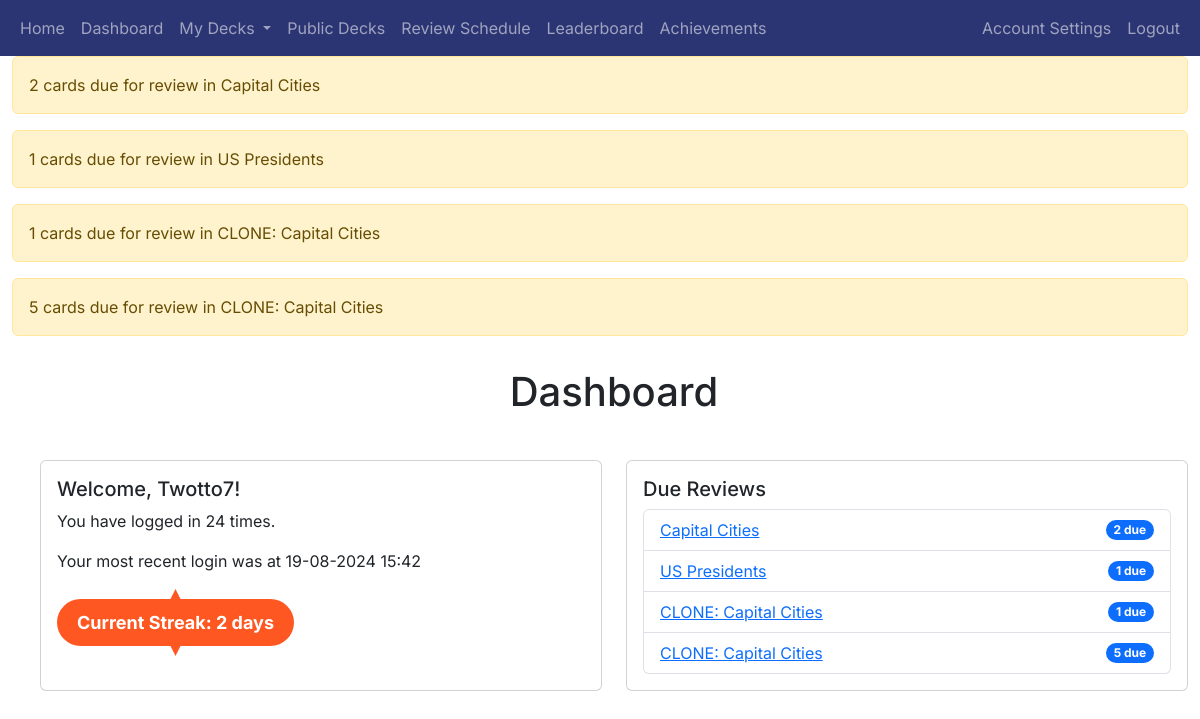
The page /dashboard (signed in) on the database its author committed.
### app/auth/models.py (models this page shows, shortened)
class User(db.Model, UserMixin):
    user_id = db.Column(db.Integer, primary_key=True)
    username = db.Column(db.String(80), unique=True, nullable=False)
    email = db.Column(db.String(120), unique=True, nullable=False)
    password_hash = db.Column(db.String(256), nullable=False)
    points = db.Column(db.Integer, default=0)  # Add points column
    achievements = db.relationship('UserAchievement', back_populates='user', cascade='all, delete-orphan')
    login_events = db.relationship('LoginEvent', backref='user', cascade='all, delete-orphan', lazy=True)
    decks = db.relationship('Deck', backref='user', cascade='all, delete-orphan', lazy=True)
    def get_login_count(self, user_id):
        return LoginEvent.query.filter_by(user_id=user_id).count()

### app/decks/models.py (models this page shows, shortened)
class Deck(db.Model):
    deck_id = db.Column(db.Integer, primary_key=True)
    name = db.Column(db.String(100), nullable=False)
    user_id = db.Column(db.Integer, db.ForeignKey('user.user_id'), nullable=False)
    created_at = db.Column(db.DateTime, nullable=False, default=datetime.utcnow)
    shared = db.Column(db.Boolean, default=False)
    review_start_date = db.Column(db.DateTime, nullable=True)
    cards = db.relationship('Card', backref='deck', cascade='all, delete-orphan', lazy=True)

### app/main/routes.py (the view)
@main_blueprint.route('/dashboard')
@login_required
def dashboard():
    user_decks = Deck.query.filter_by(user_id=current_user.user_id).all()
    due_reviews = []
    for deck in user_decks:
        due_count = Card.query.filter(
            Card.deck_id == deck.deck_id,
            Card.next_review_date <= datetime.utcnow()
        ).count()
        if due_count > 0:
            due_reviews.append({
                'deck_id': deck.deck_id,
                'name': deck.name,
                'due_count': due_count
            })
            flash(f'{due_count} cards due for review in {deck.name}', 'warning')
    login_events = LoginEvent.query.filter_by(user_id=current_user.user_id).order_by(LoginEvent.timestamp.desc()).all()
    previous_login_time = login_events[1].timestamp if len(login_events) > 1 else None
    if previous_login_time:
        bst = timezone('Europe/London')
        previous_login_time = previous_login_time.replace(tzinfo=pytz.utc).astimezone(bst)
        previous_login_time_str = previous_login_time.strftime('%d-%m-%Y %H:%M')
    else:
        previous_login_time_str = 'N/A'
    streak = session.get('streak', 1)
    user_info = {
        'username': current_user.username,
        'login_count': current_user.get_login_count(current_user.user_id),
        'last_login_at': previous_login_time_str,
        'current_streak': streak  # Add the current streak to user_info
    }
    return render_template('dashboard.html', due_reviews=due_reviews, user_info=user_info)

### app/__init__.py (called while the page is built)
@login_manager.user_loader
def load_user(user_id):
    return User.query.get(int(user_id))

### app/main/templates/dashboard.html (shortened to what this page needs)
{% extends "base.html" %}
{% block heading %}Dashboard{% endblock %}
{% block content %}
<div class="container mt-1" style="max-width: 1500px;">
    <div class="row">
        <div class="col-md-6 mb-4">
            <div class="card h-100">
                <div class="card-body">
                    <h5 class="card-title">Welcome, {{ user_info.username }}!</h5>
                    <p class="card-text">You have logged in {{ user_info.login_count }} times.</p>
                    <p class="card-text">Your most recent login was at {{ user_info.last_login_at }}</p>
                    <div class="streak-badge">
    Current Streak: {{ user_info.current_streak }} {{ 'day' if user_info.current_streak == 1 else 'days' }}
                    </div>
                </div>
            </div>
        </div>
        <div class="col-md-6 mb-4">
            <div class="card h-100">
                <div class="card-body">
                    <h5 class="card-title">Due Reviews</h5>
                    {% if due_reviews %}
                        <ul class="list-group">
                            {% for review in due_reviews %}
                                <li class="list-group-item d-flex justify-content-between align-items-center">
                                    <a href="{{ url_for('review.start_review', deck_id=review.deck_id) }}">{{ review.name }}</a>
                                    <span class="badge bg-primary rounded-pill">{{ review.due_count }} due</span>
                                </li>
                            {% endfor %}
                        </ul>
                    {% else %}
                        <p class="card-text">No reviews due at the moment.</p>
                    {% endif %}
                </div>
            </div>
        </div>
    </div>
</div>
{% endblock %}

### app/static/styles.css (style rules this page uses)
.streak-badge { display: inline-block; padding: 10px 20px; font-size: 18px; font-weight: bold; color: white; background-color: #FF5722; border-radius: 50px; text-align: center; margin-top: 10px; position: relative; }
.streak-badge::before { content: ''; position: absolute; top: -10px; left: 50%; transform: translateX(-50%); width: 20px; height: 20px; background-color: #FF5722; clip-path: polygon(50% 0%, 100% 100%, 0% 100%); }
.streak-badge::after { content: ''; position: absolute; bottom: -10px; left: 50%; transform: translateX(-50%); width: 20px; height: 20px; background-color: #FF5722; clip-path: polygon(0% 0%, 100% 0%, 50% 100%); }

### app/templates/base.html (style rules this page uses)
body { font-family: 'Inter', sans-serif; }
h1, h2, h3, h4, h5, h6, p, a { font-family: 'Inter', sans-serif; }

### rows shown on the page
User: username "Twotto7"
Deck: name "Capital Cities", due_count "2"
Deck: name "US Presidents", due_count "1"
Deck: name "CLONE: Capital Cities", due_count "1"
Deck: name "CLONE: Capital Cities", due_count "5"

### other values the page prints
{{ message }} "2 cards due for review in Capital Cities" "1 cards due for review in US Presidents" "1 cards due for review in CLONE: Capital Cities" "5 cards due for review in CLONE: Capital Cities"
{{ user_info.login_count }} "24"
{{ user_info.last_login_at }} "19-08-2024 15:42"
{{ user_info.current_streak }} "2"
{{ 'day' if user_info.current_streak == 1 else 'days' }} "days"
